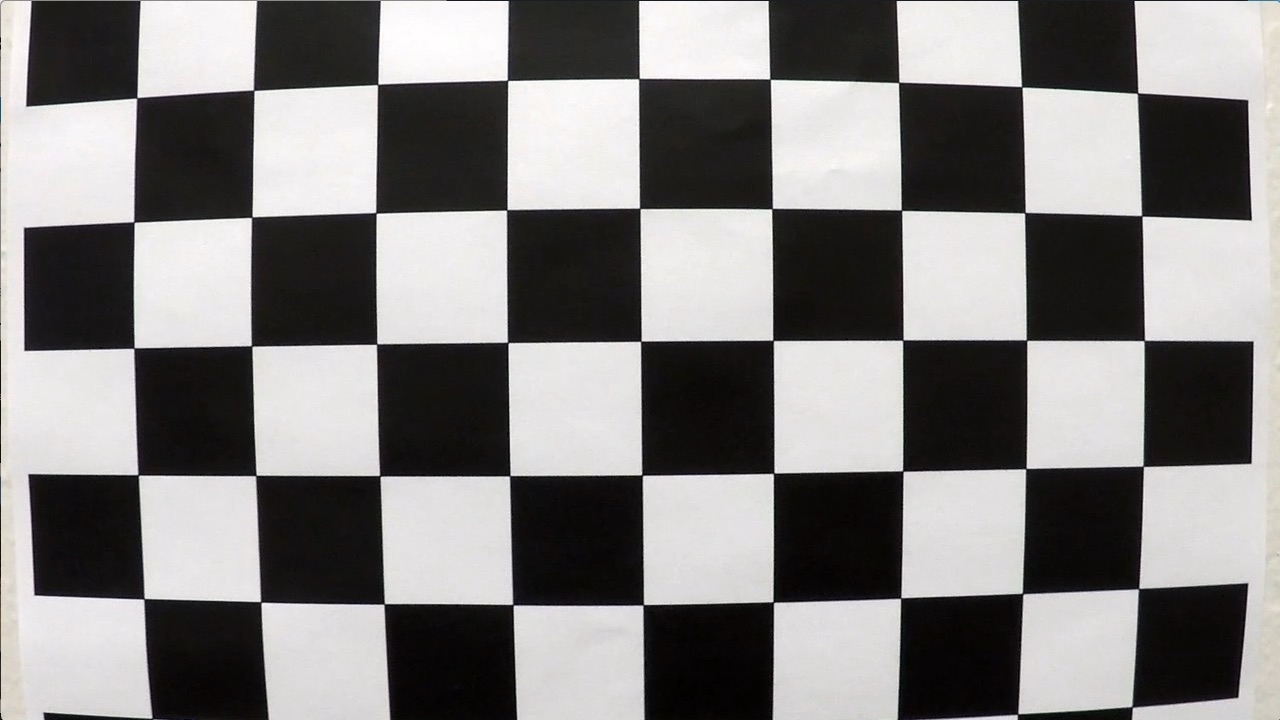
#> input picture camera_cal/calibration1.jpg, 1280 x 720 px; its folder holds 5 pictures in this run; the run also reads 1 picture not shown here
$ jupyter execute --allow-errors 'Advanced Lane Finding.ipynb'   (older library calls are emulated)
#> lines starting #> are read from the running program, lines starting #| are printed output that depends on the picture; after the words box and inside, x2 and y2 are one past the last pixel; in counts of white or black regions, pixels touching at a corner belong together
#> in rgb_read, maybe_img is the input picture: shape (720, 1280, 3); mean B, G, R 127.8, 128.4, 130.1
### util.py
# -*- coding: utf-8 -*-
"""
Created on Thu Dec  6 16:51:50 2018

@author: mrestrepo
"""


import matplotlib.pyplot as plt
import numpy as np
import cv2
import os.path

greys_cmap = plt.get_cmap( 'Greys')


# [11 lines left out: function rgb_read, not called in this run]

def bgr2rgb( bgr_img ) :
    return cv2.cvtColor( bgr_img, cv2.COLOR_BGR2RGB )

def rgb2bgr( bgr_img ) :
    return cv2.cvtColor( bgr_img, cv2.COLOR_RGB2BGR )

def rgb2gray( rgb_img ) :
    return cv2.cvtColor( rgb_img, cv2.COLOR_RGB2GRAY )
#> returned value: shape (720, 1280)


# [4 lines left out: function binary2rgb, not called in this run]

def binary2gray( bin_img ) :

    return np.uint8( bin_img * 255, dtype=np.uint8  )


# [108 lines left out: functions show, show2, frames_generator, enumerated_frames_gen, np_describe, test, not called in this run]
    #%%

### lane_finding.py
# -*- coding: utf-8 -*-
"""
Created on Fri Dec  7 15:49:04 2018

@author: mrestrepo
"""
#pylint: disable=C0326
import time

import numpy as np
import matplotlib.pyplot as plt
import cv2

import util as u

# [44 lines left out: functions pipeline_on_video, pipeline_on_many, not called in this run]


class StableLaneDetector() :
    # [71 lines left out: functions __init__, proc_one_frame, update_fits_with_sanity, calc_curvature, not called in this run]

# [7 lines of commented-out code are left out]


class EMASmoothener :
    """Exponential moving average smoothener """

    # [539 lines left out: functions __init__, update, get, calibrate_cam, sane_fit_update_L1, get_offset_pix and 18 more, not called in this run]

### Advanced Lane Finding.ipynb
[cell 1]
import os.path
from importlib import reload

import matplotlib.pyplot as  plt
import numpy as np
import cv2

import glob

# our own utility functions
import  util as u
import  lane_finding as p

VIDEOS_DIR = r"C:\_DATA\autonomous-driving-nd\Adv_Lane_finding\\"

### Camera calibration

We first load a distorted image

[cell 2]
nx = 9
ny = 6

img_filenames = glob.glob("./camera_cal/calibration*.jpg")

mtx, dist = p.calibrate_cam( img_filenames, n_x=nx, n_y=ny, draw=1)
#> in calibrate_cam, `ret, corners = cv2.findChessboardCorners(u.rgb2gray( img ), (n_x,n_y),..`: ret = False; corners = None
#| img_filename = ./camera_cal/calibration1.jpg ret=False len(corners)=0 len(imgpoints)=0
#> pass 2 of the loop in calibrate_cam, `for i, fname in enumerate( img_filenames )  :`:
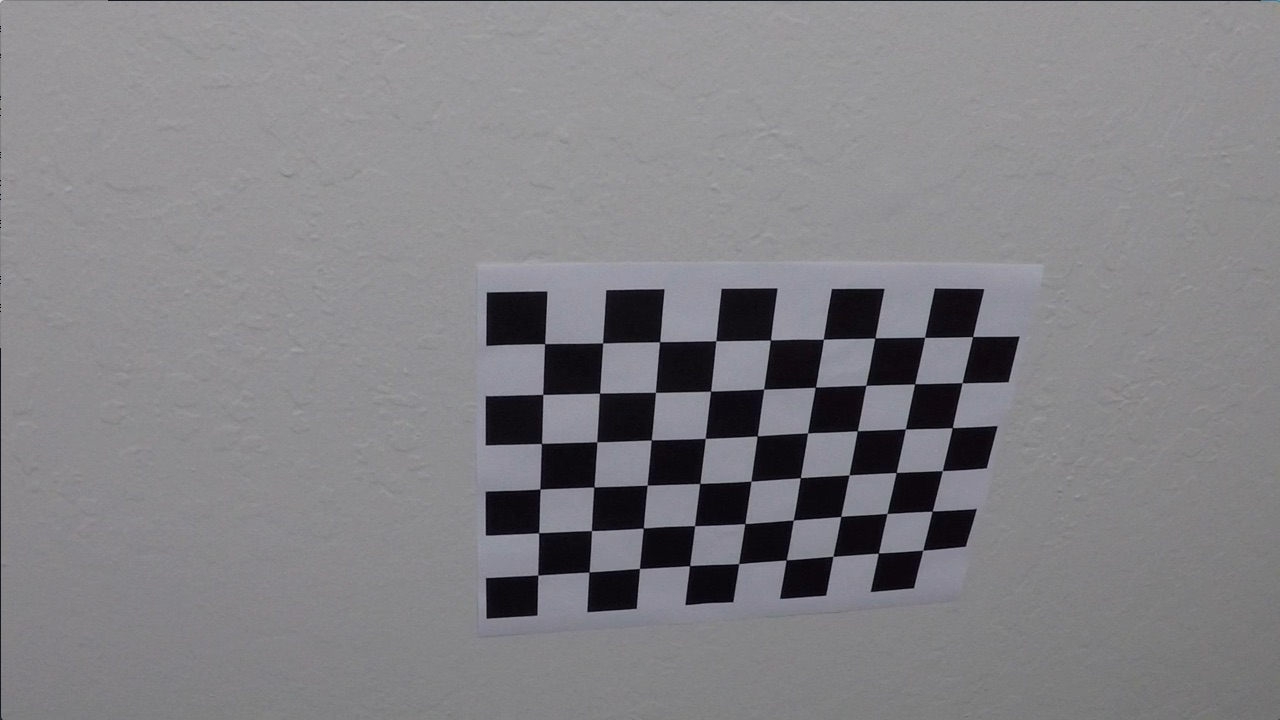
#> input picture camera_cal/calibration10.jpg, 1280 x 720 px
#> in rgb_read, maybe_img is the input picture: shape (720, 1280, 3); mean B, G, R 133.1, 129.4, 130.2
#> in calibrate_cam, `ret, corners = cv2.findChessboardCorners(u.rgb2gray( img ), (n_x,n_y),..`: ret = True; corners = 54 rows, first 8: [545.3, 343.1], [602.7, 342.8], [660.1, 341.3], [715.8, 340.7], [770.6, 340], [823.5, 339.2], [874.3, 338.5], [925.1, 337.4]
#> img: shape (720, 1280, 3); mean R, G, B 130.2, 130, 133.3
#| img_filename = ./camera_cal/calibration10.jpg ret=True len(corners)=54 len(imgpoints)=1

[cell 3]
mtx, dist

[cell 4]
#help( plt.figure )
chessboard = u.rgb_read( './camera_cal/calibration3.jpg' )
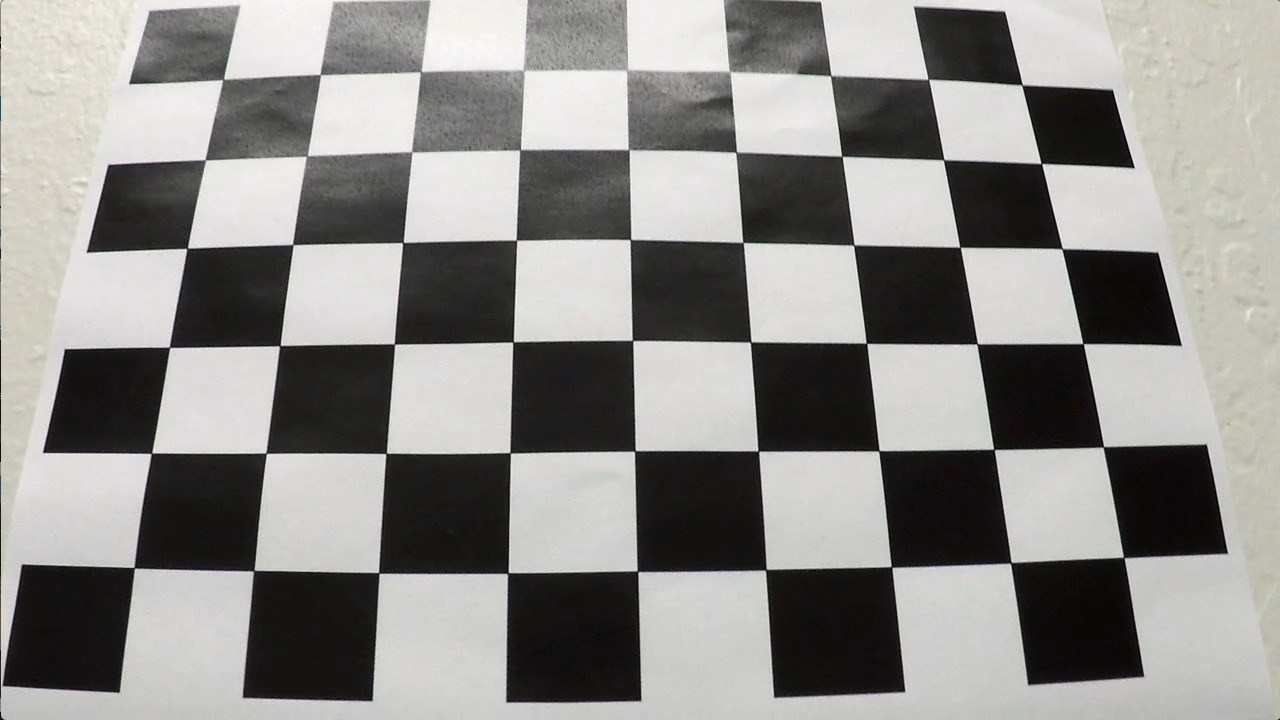
#> input picture camera_cal/calibration3.jpg, 1280 x 720 px
#> in rgb_read, maybe_img is the input picture: shape (720, 1280, 3); mean B, G, R 138.1, 141, 141.8
undist_chess = cv2.undistort(chessboard, mtx, dist, None, mtx)

fig, (ax1,ax2) = plt.subplots( 1,2, figsize=(16,6) )
ax1.set_title( 'Original image')
ax1.imshow( chessboard )
ax2.set_title( 'Undistorted image')
ax2.imshow( undist_chess )

## Pipeline (test images)

### Undistorting images

[cell 5]
test_img_fns = glob.glob( './test_images/*.jpg' )

[cell 6]
def undistort_many( test_img_fns ) :
    for img_fn in test_img_fns :
        distorted = u.rgb_read( img_fn )
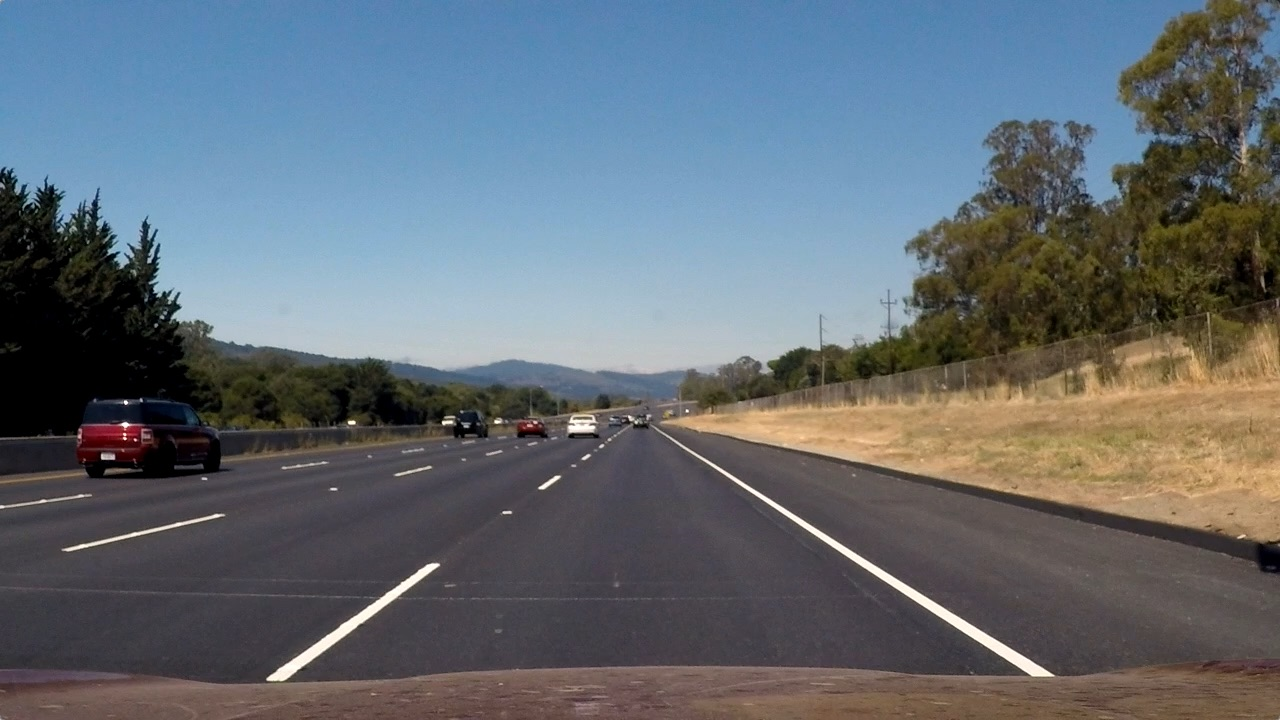
#> input picture test_images/straight_lines2.jpg, 1280 x 720 px
#> in rgb_read, maybe_img is the input picture: shape (720, 1280, 3); mean B, G, R 115.1, 107.7, 99.4
        undistorted = cv2.undistort(distorted, mtx, dist, None, mtx)
        name_noext, _ = os.path.splitext( os.path.basename( img_fn ))
        out_fn =  'output_images/' + name_noext + '_undistorted.jpg'
        print( "Writing " + out_fn )
        cv2.imwrite( out_fn , u.bgr2rgb( undistorted ) )
#> pass 2 of the loop in undistort_many, `for img_fn in test_img_fns :`:
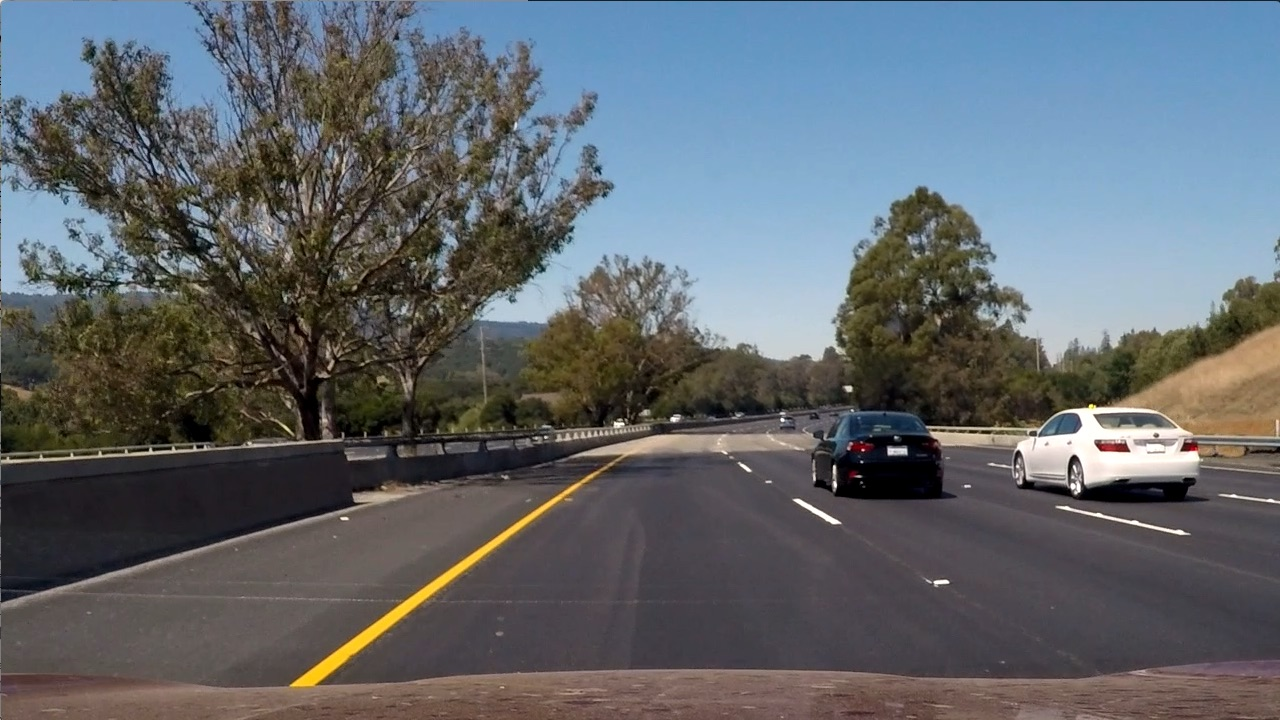
#> input picture test_images/test6.jpg, 1280 x 720 px
#> in rgb_read, maybe_img is the input picture: shape (720, 1280, 3); mean B, G, R 107.9, 102.6, 97
#> in undistort_many, `undistorted = cv2.undistort(distorted, mtx, dist, None, mtx)`:
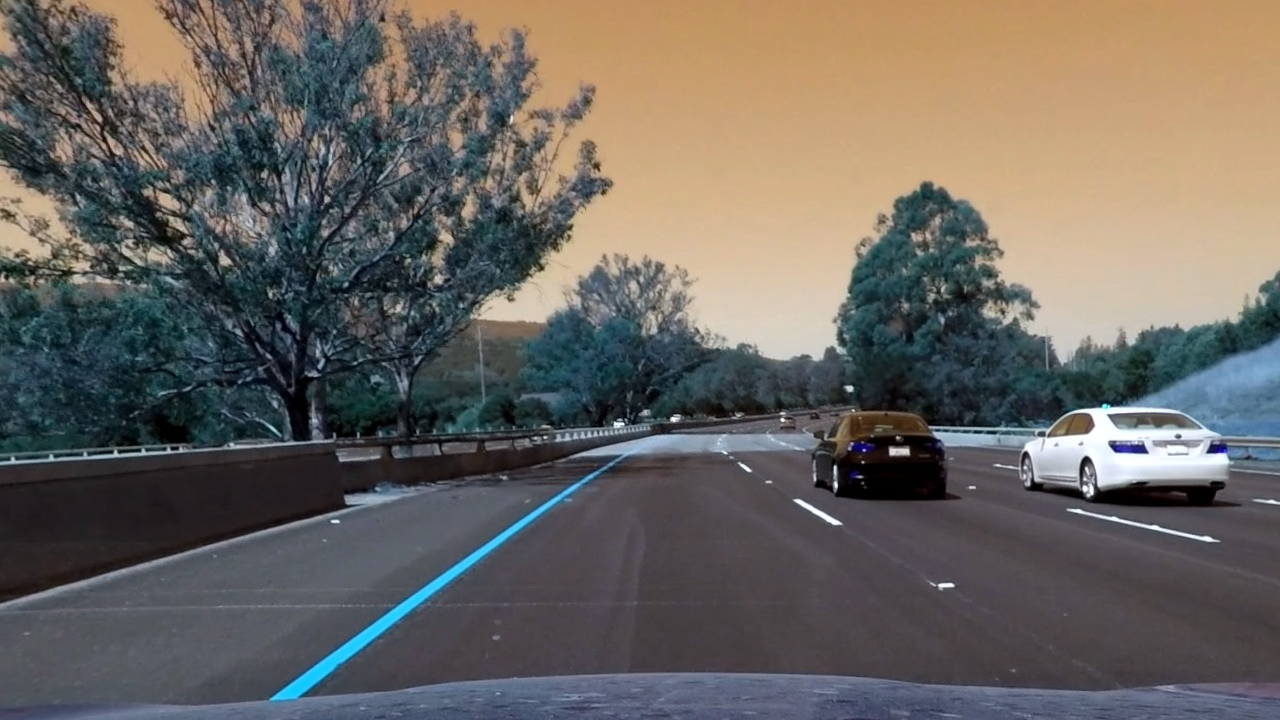
#> undistorted: shape (720, 1280, 3); mean of channels 0, 1, 2 96.5, 101.3, 105.6; drawn as B, G, R

undistort_many( test_img_fns )

[cell 7]
u.show2( u.rgb_read('test_images/test6.jpg'),
         u.rgb_read('output_images/test6_undistorted.jpg'),
         title1='Original image',
         title2='Undistorted image' )
#| img.shape=(720, 1280, 3) img.max()=255
#| img.shape=(720, 1280, 3) img.max()=255

### Finding lane pixels

[cell 8]
undistorted_t6 = u.rgb_read('output_images/test6_undistorted.jpg')
binary_t6 = p.get_lane_pixels_0( undistorted_t6 )
#> in get_lane_pixels_0, `hls = cv2.cvtColor(rgb_correct, cv2.COLOR_RGB2HLS)`: hls: shape (720, 1280, 3); mean of channels 0, 1, 2 76, 100.8, 55.7
#> in get_lane_pixels_0, `binary = ( ( scaled_x > 15 ) & ( mag_scaled > 21.5 ) | ( scaled_x > 9...`:
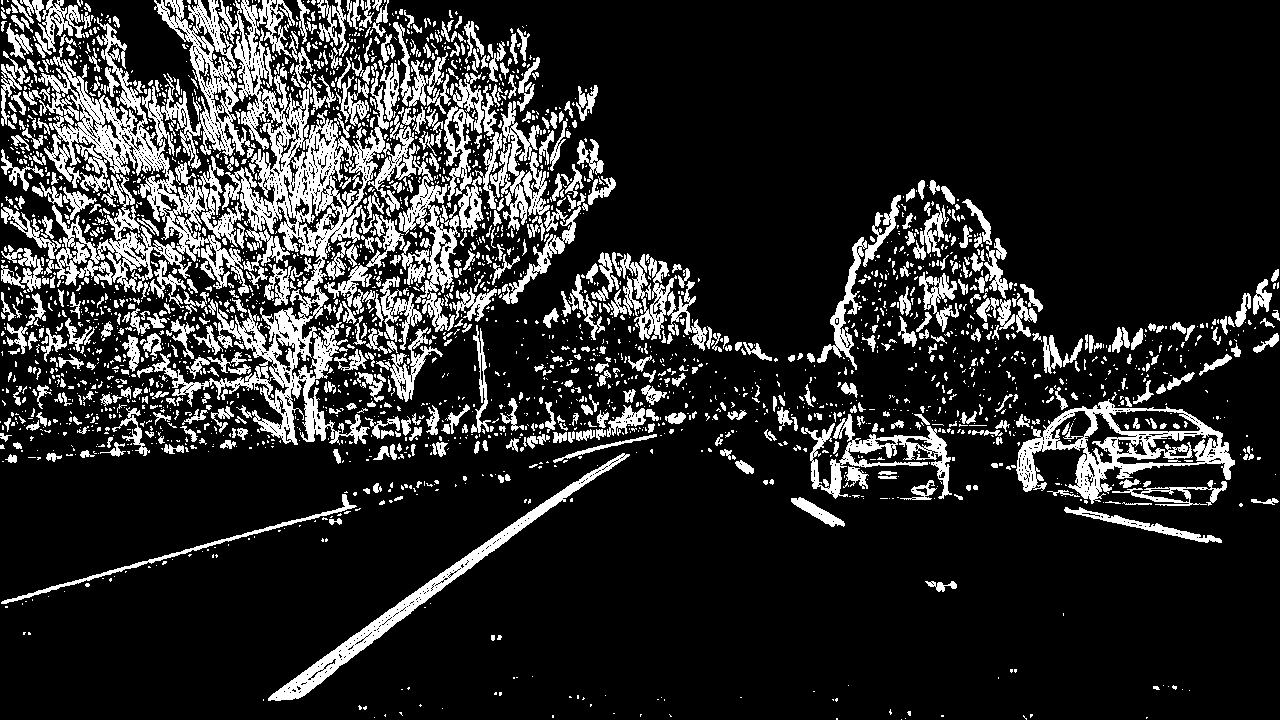
#> binary: shape (720, 1280) bool; 16.8% white; 2834 white regions (2155 under 20 px), largest, box (x1, y1, x2, y2) and area: (218, 0, 420, 307) 17794, (38, 0, 250, 296) 17097, (152, 287, 370, 445) 8033
u.show( binary_t6, cmap='gray')
#| img.shape=(720, 1280) img.max()=True

### Performing the perspective transform

[cell 9]
reload( p )

def test_persp_transform( fname ) :
    distorted = u.rgb_read( fname )
    undistorted = cv2.undistort(distorted, mtx, dist, None, mtx)

    imgc = undistorted.copy()
    corners = p.construct_trapezoid( imgc,
                                     top_offset = 100,
                                     alpha_top = 0.37,
                                     alpha_bottom=0.72 )

    p.draw_four_corners( imgc, corners )

    M, dst_points = p.get_perspective_transform( imgc, corners, offset_x=200 )

    warped = p.warp_perspective(undistorted,  M )

    p.draw_four_corners( warped, dst_points, color=(0,255, 40), tkn=5 )
#> call 2 of draw_four_corners, with color = (0, 255, 40), tkn = 5
#> in draw_four_corners (call 2), `cv2.line( imgc, corners[3], corners[0], color, tkn )`:
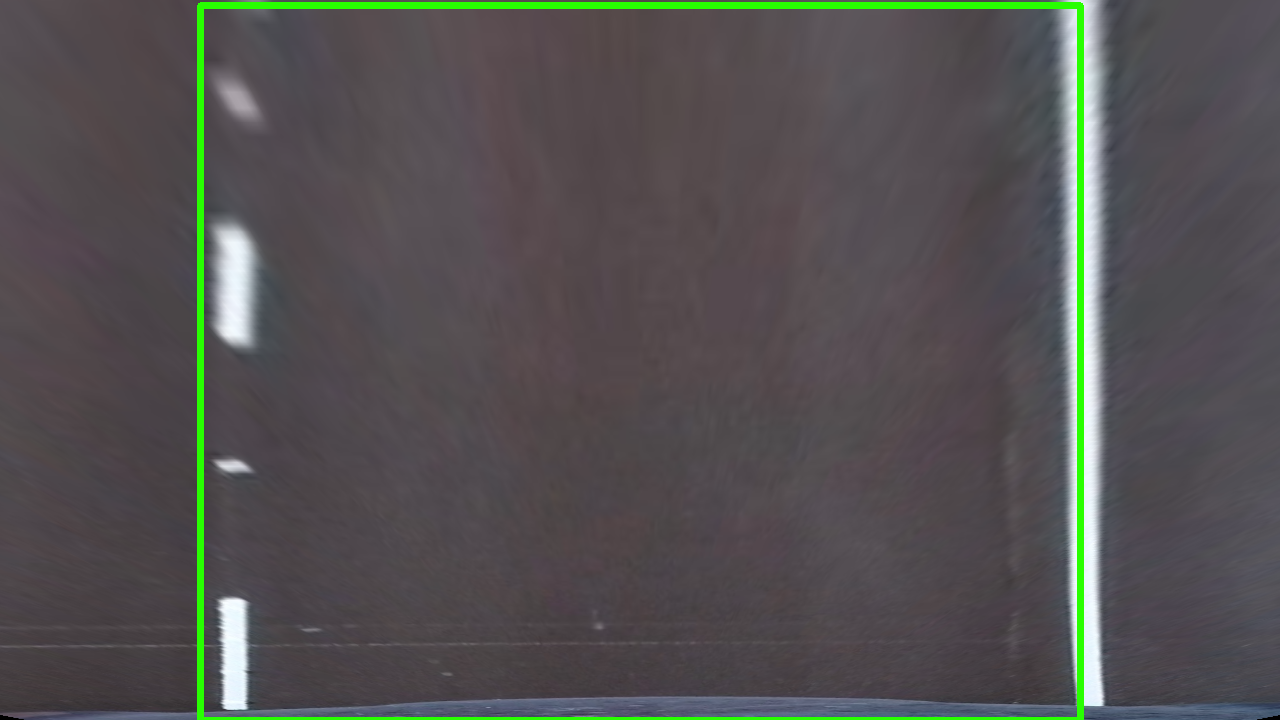
#> imgc: shape (720, 1280, 3); mean of channels 0, 1, 2 81.4, 81.7, 83.2; drawn as B, G, R

    u.show2( imgc, warped,
             title1='Straight Lines 2',
             title2='Warped' )
#| img.shape=(720, 1280, 3) img.max()=255
#| img.shape=(720, 1280, 3) img.max()=255

    return M

M = test_persp_transform( "test_images/straight_lines2.jpg" )
M

#> (a cell that did not finish here is left out)

M

[cell 11]
reload( u )
reload( p )
window_width  = 50
window_height = 80
margin = 100

def test_window_search( fname, persp_m ) :

    distorted = u.rgb_read( fname )
    warped, undistorted,  lane_pixels = p.get_lane_pixels_bgr( distorted, mtx, dist, persp_m )

    bin_gray = u.binary2gray( lane_pixels  )
    warped = p.warp_perspective( bin_gray, persp_m )

    print( "warped: ",  warped.shape, warped.dtype )

    ( window_centroids,
      left_lane, right_lane ) = p.sliding_window_search(warped, window_width,
                                                        window_height, margin)


    left_fit, right_fit = p.fit_polys0( left_lane, right_lane )

    out = p.show_window_search_results( warped, window_centroids,
                                        window_width, window_height )
    ax = u.show(out, title= 'Left and right fitted lanes after sliding window search')
    y_s = np.arange( 0, out.shape[0] )
    ax.plot( np.polyval(left_fit, y_s),  y_s, 'r')

    ax.plot( np.polyval(right_fit, y_s),  y_s, 'r')

    #ax.plt( )
    return ax

#> (the rest of this cell did not finish here and is left out)

[cell 12]
reload( p )
reload( u )

params = {
    "cam_mtx" : mtx,
    "cam_dist" : dist,
    "persp_M"  : M,
    "persp_M_inv"   : np.linalg.inv( M ),
    "window_width"  : 50,
    "window_height" : 80,
    "margin"        : 100,
    #"xm_per_pix"    : 3.7/700,
    "ym_per_pix"    : 30/720,
    "out_size_wh"   : (640, 360),
    "y_range"       :  np.arange(0,720)
}

frame_t1 = cv2.imread( './test_images/test2.jpg')
#> (the rest of this cell did not finish here and is left out)


u.show( out_t1, title='Road image with search window drawn' )

[cell 13]
reload( p )

#> (the rest of this cell did not finish here and is left out)


u.show( out_img )

[cell 14]
params = {
    "cam_mtx" : mtx,
    "cam_dist" : dist,
    "persp_M"  : M,
    "persp_M_inv"   : np.linalg.inv( M ),
    "window_width"  : 50,
    "window_height" : 80,
    "margin"        : 50,
    # "xm_per_pix"    : 3.7 / 700,
    "ym_per_pix"    : 30 / 720,
    "out_size_wh"   : (640, 360),
    "sane_update_threshold" : 80,
}

reload( p )

#> (the rest of this cell did not finish here and is left out)


[cell 15]
reload( p )
#> (the rest of this cell did not finish here and is left out)


#> (a cell that did not finish here is left out)

[cell 17]
help( cv2.warpPerspective )

[cell 18]
reload( p )
#> (the rest of this cell did not finish here and is left out)
